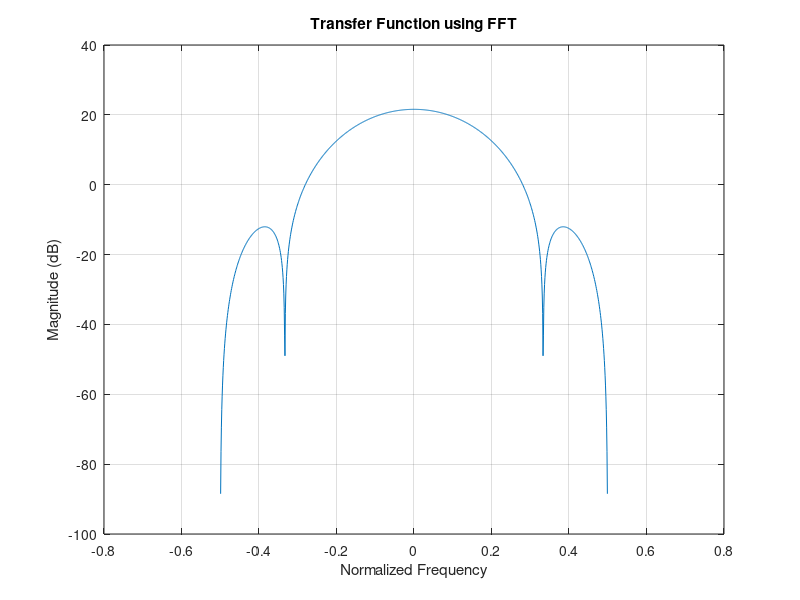

Write MATLAB code to recreate this figure.
clc; clear;

inpSig = [1 1 1];
outSig = [1 4 8 10 8 4 1];

comLength = 1024;

inpSigPad = [inpSig zeros(1,comLength-length(inpSig))];
outSigPad = [outSig zeros(1,comLength-length(outSig))];

X = fft(inpSigPad);
Y = fft(outSigPad);

H = Y ./ X;

f = (-comLength/2:comLength/2-1)/comLength;

figure;
plot(f,mag2db(abs(fftshift(H))));
grid on;
xlabel('Normalized Frequency');
ylabel('Magnitude (dB)');
title('Transfer Function using FFT');
